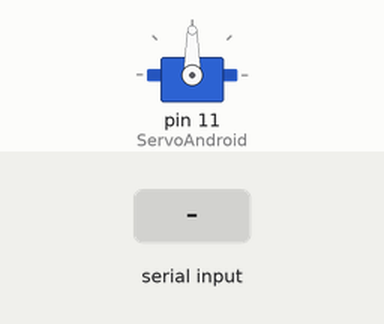
Simulated run of this sketch. Board: Arduino Uno, built with avr-gcc and run on an emulated ATmega328P. Parts: servo. The inputs (shaded band) are chosen by the test bench. What the sketch prints to the serial monitor is not drawn.

Above: at 1.2 s.
1.3 s: byte 30 received over Serial
At 1.8 s:
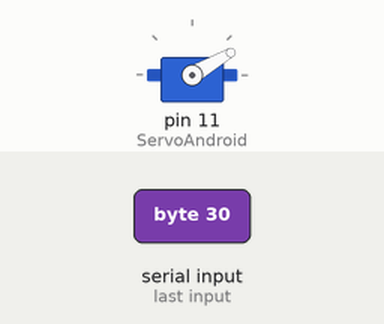
2.8 s: byte 120 received over Serial
At 3.1 s:
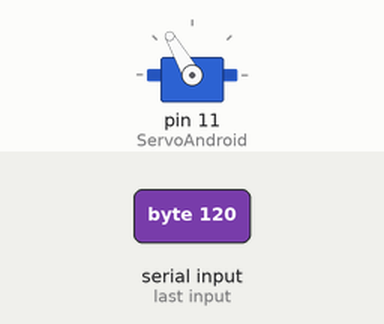
Timing chart, 0 to 5.8 s (numbered marks = the images above; inputs shaded):
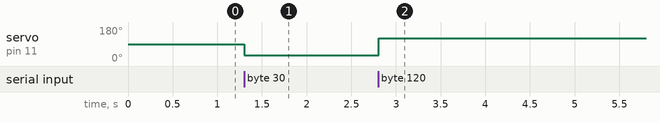

The sketch:

ArduServo_android.ino
```cpp
//Aplicacion que recibe el anguno de posicion para el servo desde la app ArduServo.apk
//Modulo bluetoth hc05 o hc06 y conexion TX y RX invertido del modulo a los puertos del arduino marcados con tx y rx
//EA1IRT 2019.
#include <Servo.h>

Servo ServoAndroid;
int rxAng; //Caracter recibido por bluetooth
int ang = 90; //Ángulo inicial 90 grados

void setup(){

  ServoAndroid.attach(11,550,2500); //Servomotor: PIN11 y parametros de ajuste del servo
  Serial.begin(9600); //baudrate=9600

  }

void loop(){

  if(Serial.available()){ // "Si se detecta un angulo"
    rxAng = Serial.read(); // Se lee el caracter desde la app android


    ang = constrain(ang,0,180); //Limitamos los valores maximos de angulo
    ang = rxAng;
    }
    Serial.print (ang);
    ServoAndroid.write(ang); //Enviamos el valor del angulorecibido al Servo
    delay(100); //tiempo de espera 100ms
  }
```

Measured:
- after the input at 1.3 s, servo on pin 11 (ServoAndroid): 90° → 30° at once
- after the input at 2.8 s, servo on pin 11 (ServoAndroid): 30° → 120° at once
